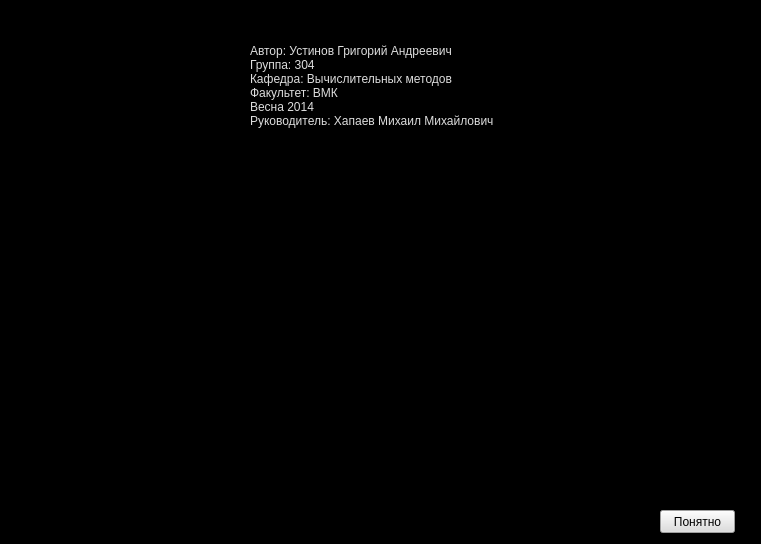
<?xml version="1.0" encoding="UTF-8"?>
<ui version="4.0">
 <class>Help</class>
 <widget class="QMainWindow" name="Help">
  <property name="geometry">
   <rect>
    <x>0</x>
    <y>0</y>
    <width>761</width>
    <height>544</height>
   </rect>
  </property>
  <property name="windowTitle">
   <string>О программе</string>
  </property>
  <property name="windowIcon">
   <iconset resource="resources.qrc">
    <normaloff>:/me.jpg</normaloff>:/me.jpg</iconset>
  </property>
  <property name="styleSheet">
   <string notr="true">background-color: rgb(0, 0, 0);</string>
  </property>
  <widget class="QWidget" name="centralwidget">
   <widget class="QLabel" name="label">
    <property name="geometry">
     <rect>
      <x>250</x>
      <y>0</y>
      <width>281</width>
      <height>171</height>
     </rect>
    </property>
    <property name="styleSheet">
     <string notr="true">color: rgb(221, 221, 221);
font: 10pt &quot;MS Shell Dlg 2&quot;;</string>
    </property>
    <property name="text">
     <string>Автор: Устинов Григорий Андреевич
Группа: 304
Кафедра: Вычислительных методов
Факультет: ВМК
Весна 2014
Руководитель: Хапаев Михаил Михайлович</string>
    </property>
   </widget>
   <widget class="QPushButton" name="pushButton">
    <property name="geometry">
     <rect>
      <x>660</x>
      <y>510</y>
      <width>75</width>
      <height>23</height>
     </rect>
    </property>
    <property name="styleSheet">
     <string notr="true">background-color: rgb(221, 221, 221);
color: rgb(0, 0, 0);</string>
    </property>
    <property name="text">
     <string>Понятно</string>
    </property>
   </widget>
   <widget class="QWidget" name="widget" native="true">
    <property name="geometry">
     <rect>
      <x>240</x>
      <y>180</y>
      <width>311</width>
      <height>351</height>
     </rect>
    </property>
    <property name="sizePolicy">
     <sizepolicy hsizetype="Fixed" vsizetype="Fixed">
      <horstretch>0</horstretch>
      <verstretch>0</verstretch>
     </sizepolicy>
    </property>
    <property name="styleSheet">
     <string notr="true">background-image: url(:/me.jpg);</string>
    </property>
   </widget>
  </widget>
 </widget>
 <resources>
  <include location="resources.qrc"/>
 </resources>
 <connections>
  <connection>
   <sender>pushButton</sender>
   <signal>clicked()</signal>
   <receiver>Help</receiver>
   <slot>shut()</slot>
   <hints>
    <hint type="sourcelabel">
     <x>313</x>
     <y>170</y>
    </hint>
    <hint type="destinationlabel">
     <x>387</x>
     <y>156</y>
    </hint>
   </hints>
  </connection>
 </connections>
 <slots>
  <slot>shut()</slot>
 </slots>
</ui>
